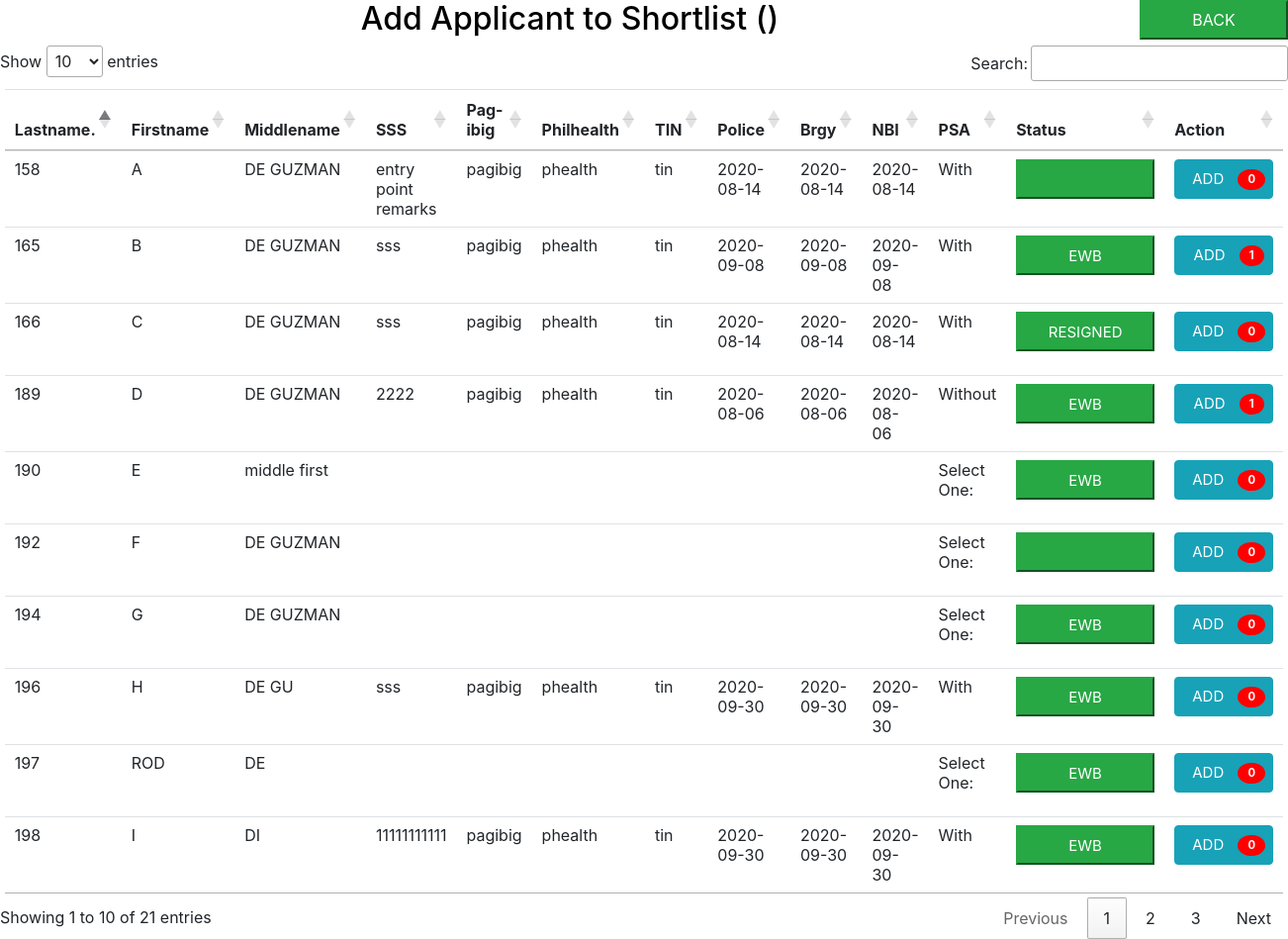
Screenshot of /short.php with the database file from the repository.
### tables this page shows
CREATE TABLE IF NOT EXISTS `employees` (
  `id` int(11) NOT NULL,
  `tracking` varchar(255) NOT NULL,
  `photopath` varchar(255) NOT NULL,
  `dapplied` varchar(255) NOT NULL,
  `appno` varchar(255) NOT NULL,
  `source` varchar(255) NOT NULL,
  `lastnameko` varchar(255) NOT NULL,
  `firstnameko` varchar(255) NOT NULL,
  `mnko` varchar(255) NOT NULL,
  `extnname` varchar(255) NOT NULL,
  `paddress` varchar(255) NOT NULL,
  `cityn` varchar(255) NOT NULL,
  `regionn` varchar(255) NOT NULL,
  `peraddress` varchar(255) NOT NULL,
  `birthday` varchar(255) NOT NULL,
  `age` varchar(255) NOT NULL,
  `gendern` varchar(255) NOT NULL,
  `civiln` varchar(255) NOT NULL,
  `cpnum` varchar(255) NOT NULL,
  `landline` varchar(255) NOT NULL,
  `emailadd` varchar(255) NOT NULL,
  `despo` varchar(255) NOT NULL,
  `classn` varchar(255) NOT NULL,
  `idenn` varchar(255) NOT NULL,
  `sssnum` varchar(255) NOT NULL,
  `pagibignum` varchar(255) NOT NULL,
  `phnum` varchar(255) NOT NULL,
  `tinnum` varchar(255) NOT NULL,
  `policed` varchar(255) NOT NULL,
  `brgyd` varchar(255) NOT NULL,
  `nbid` varchar(255) NOT NULL,
  `psa` varchar(255) NOT NULL,
  `remarks` varchar(255) NOT NULL,
  `actionpoint` varchar(255) NOT NULL,
  `reasonofaction` varchar(255) NOT NULL,
  `dateofaction` varchar(255) NOT NULL,
  `ewbdeploy` varchar(255) NOT NULL,
  `ewbdate` varchar(255) NOT NULL,
  `e_person` varchar(255) NOT NULL,
  `e_address` varchar(255) NOT NULL,
  `e_number` varchar(255) NOT NULL,
  `ter_date` varchar(255) NOT NULL,
  `ter_person` varchar(255) NOT NULL,
  `res_date` text NOT NULL,
  `res_person` varchar(255) NOT NULL,
  `end_con` varchar(255) NOT NULL,
  `ter_reason` varchar(255) NOT NULL,
  `unter_reason` varchar(255) NOT NULL,
  `res_reason` varchar(255) NOT NULL,
  `retrench_date` varchar(255) NOT NULL,
  `retrench_reason` varchar(255) NOT NULL,
  `retrench_personel` varchar(255) NOT NULL
);

### short.php (the view, shortened to what this page needs)
<?php
$data=$_SESSION["data"];
$view="Add Applicant to Shortlist (".$data.")";
?>
<html>
<head>
 <link rel="stylesheet" type="text/css" href="deo1.css">
<link rel="stylesheet" href="https://stackpath.bootstrapcdn.com/bootstrap/4.5.0/css/bootstrap.min.css">
<link rel="stylesheet" href="https://maxcdn.bootstrapcdn.com/font-awesome/4.7.0/css/font-awesome.min.css">
<link rel="stylesheet" href="https://cdn.datatables.net/1.10.4/css/jquery.dataTables.min.css">
</head>
<body>
      <center>
<?php
echo '
            <form action = "" method = "POST">
            <button class="button btn-success" Name ="Back" style="float:right;width:150px;height:40px"><span>BACK</span></button>
             </form>
<h2><font color="black"> ' .$view. ' </font> </h2>
                  <table id="example" class="table" style="width:90%;">
                              <thead>
                              <tr>
                              <th> Lastname. </th>
                              <th> Firstname </th>
                              <th> Middlename </th>
                              <th> SSS </th>
                              <th> Pag-ibig </th>
                              <th> Philhealth </th>
                              <th> TIN </th>
                              <th> Police </th>
                              <th> Brgy </th>
                              <th> NBI </th>
                              <th> PSA </th>
                              <th> Status </th>
                              <th> Action </th>
                               </tr>
                              </thead>
                              <tbody>
                  ';
                  $resultx = mysql_query("SELECT * FROM employees WHERE  actionpoint <> 'BLACKLISTED' AND actionpoint <> 'REJECTED' AND actionpoint <> 'DEPLOYED'");
                  while($rowx=mysql_fetch_row($resultx))
                  {
                                          echo ' <tr> ';
                                          echo '  <td>  '.$rowx[6].'   </td> ';
                                          echo '  <td> '.$rowx[7].'   </td> ';
                                          echo '  <td> '.$rowx[8].'   </td> ';
                                          echo '  <td> '.$rowx[24].'   </td> ';
                                          echo '  <td> '.$rowx[25].'   </td> ';
                                          echo '  <td> '.$rowx[26].'   </td> ';
                                          echo '  <td> '.$rowx[27].'   </td> ';
                                          echo '  <td> '.$rowx[28].'   </td> ';
                                          echo '  <td> '.$rowx[29].'   </td> ';
                                          echo '  <td> '.$rowx[30].'   </td> ';
                                          echo '  <td> '.$rowx[31].'   </td> ';
                                          echo '
                                           <td>
                                           <form action = "" method = "POST">
                                           <input type = "hidden" name = "shadowd1" value = "'.$rowx[4].'">
                                           <input type = "hidden" name = "shadowd2" value = "'.$data.'">
                                           <input type = "hidden" name = "appname88" value = "'.$rowx[6].', '.$rowx[7].' '.$rowx[8].'">
                                          <button type="submit" name = "displaymo" class="button btn-success" style = "font-size:15;width:140px;height:40px">
                                          <span class="glyphicon glyphicon-edit" >'.$rowx[33].'</span>
                                          </button>
                                          </form>
                                            </td> ';
                                            if ($rowx[33] == "TERMINATED")
                                            {
                                                  echo '<td> <form action = "" method = "POST">
                                                  <input type = "hidden" name = "emp_number" value = "'.$rowx[4].'">
                                                        <input type = "hidden" name = "appname88" value = "'.$rowx[6].', '.$rowx[7].' '.$rowx[8].'">
                                                  ';
                                                  $resultcem=mysql_query("SELECT * FROM shortlist_master where appnumto = '$rowx[4]'" );
                                                  $corow = mysql_num_rows($resultcem);
                                                  echo '
                                                  <input type = "hidden" name = "shad" value = "'.$corow.'">
                                                  <!--<button type="submit" name = "renew" id = "addtoshortlistbtn1" class="btn btn-info notification" style = "font-size:15;width:100px;height:40px">
                                                  <span class="glyphicon glyphicon-edit" >UnTerminate</span> <span class="badge">'.$corow.'</span>
                                                  </button>
                                                  <button type="button" class="btn btn-info notification" style = "font-size:15;width:120px;height:40px" data-toggle="modal" data-target="#myModal_unter" ><span class="glyphicon glyphicon-edit" >Un_Terminate</span> <span class="badge">'.$corow.'</span></button>
                                                        -->
<button type="submit" name="unterminate_me" class="btn btn-info notification" style = "font-size:15;width:120px;height:40px"  ><span class="glyphicon glyphicon-edit" >Un_Terminate</span> <span class="badge">'.$corow.'</span></button>
                                                  </form></td>
                                                  ';
                                            }
                                            else
                                            {
                                                  echo '<td> <form action = "" method = "POST">
                                                  <input type = "hidden" name = "shadowE1" value = "'.$rowx[4].'">
                                                  ';
                                                  $resultcem=mysql_query("SELECT * FROM shortlist_master where appnumto = '$rowx[4]'" );
                                                  $corow = mysql_num_rows($resultcem);
                                                  echo '
                                                  <input type = "hidden" name = "shad" value = "'.$corow.'">
                                                  <button type="submit" name = "addtoshortlistbtn1" id = "addtoshortlistbtn1" class="btn btn-info notification" style = "font-size:15;width:100px;height:40px">
                                                  <span class="glyphicon glyphicon-edit" >ADD</span> <span class="badge">'.$corow.'</span>
                                                  </button>
                                                  </form></td>
                                                  ';
                                            }
                                                 echo '
                                          </tr> ';
                  }
            echo '</center>
</body>
</html>
';
?>

### deo1.css (style rules this page uses)
.button span { cursor: pointer; display: inline-block; position: relative; transition: 0.5s; }
.button span:after { content: '»'; position: absolute; opacity: 0; top: 0; right: -20px; transition: 0.5s; }

### short.php (style rules this page uses)
.notification { background-color: #555; color: green; text-decoration: none; padding: 15px 26px; position: relative; display: inline-block; border-radius: 2px; }
.notification .badge { position: absolute; top: -10px; right: -10px; padding: 5px 10px; border-radius: 50%; background-color: red; color: white; }

### rows the page displays
employees: lastnameko "158", firstnameko "A", mnko "DE GUZMAN", sssnum "entry point remarks", pagibignum "pagibig", phnum "phealth", tinnum "tin", policed "2020-08-14", brgyd "2020-08-14", nbid "2020-08-14", psa "With", corow "0"
employees: lastnameko "165", firstnameko "B", mnko "DE GUZMAN", sssnum "sss", pagibignum "pagibig", phnum "phealth", tinnum "tin", policed "2020-09-08", brgyd "2020-09-08", nbid "2020-09-08", psa "With", actionpoint "EWB", corow "1"
employees: lastnameko "166", firstnameko "C", mnko "DE GUZMAN", sssnum "sss", pagibignum "pagibig", phnum "phealth", tinnum "tin", policed "2020-08-14", brgyd "2020-08-14", nbid "2020-08-14", psa "With", actionpoint "RESIGNED", corow "0"
employees: lastnameko "189", firstnameko "D", mnko "DE GUZMAN", sssnum "2222", pagibignum "pagibig", phnum "phealth", tinnum "tin", policed "2020-08-06", brgyd "2020-08-06", nbid "2020-08-06", psa "Without", actionpoint "EWB", corow "1"
employees: lastnameko "190", firstnameko "E", mnko "middle first", psa "Select One:", actionpoint "EWB", corow "0"
employees: lastnameko "192", firstnameko "F", mnko "DE GUZMAN", psa "Select One:", corow "0"
employees: lastnameko "194", firstnameko "G", mnko "DE GUZMAN", psa "Select One:", actionpoint "EWB", corow "0"
employees: lastnameko "196", firstnameko "H", mnko "DE GU", sssnum "sss", pagibignum "pagibig", phnum "phealth", tinnum "tin", policed "2020-09-30", brgyd "2020-09-30", nbid "2020-09-30", psa "With", actionpoint "EWB", corow "0"
employees: lastnameko "197", firstnameko "ROD", mnko "DE", psa "Select One:", actionpoint "EWB", corow "0"
employees: lastnameko "198", firstnameko "I", mnko "DI", sssnum "11111111111", pagibignum "pagibig", phnum "phealth", tinnum "tin", policed "2020-09-30", brgyd "2020-09-30", nbid "2020-09-30", psa "With", actionpoint "EWB", corow "0"

### other values shown
$view "Add Applicant to Shortlist ()"
